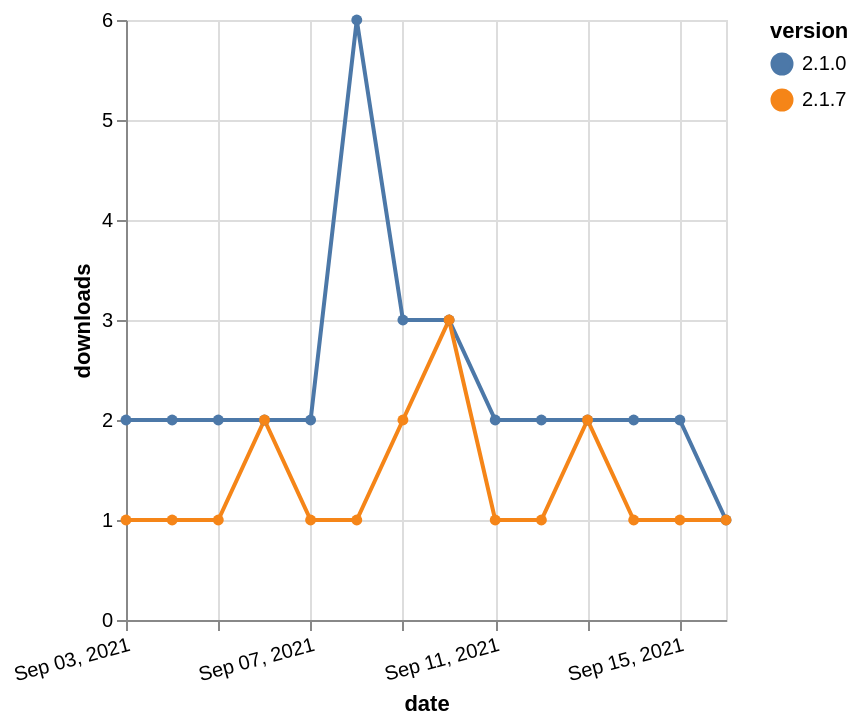

Write the Vega-Lite specification saved for this chart.
### Vega-Lite specification from a JSON file in a GitHub repository (floating-point values rounded to 4 significant figures)
{"$schema": "https://vega.github.io/schema/vega-lite/v5.json", "description": "A simple bar chart with embedded data.", "data": {"values": [{"date": "2021-09-03", "total": 2841, "delta": 2, "version": "2.1.0"}, {"date": "2021-09-04", "total": 2843, "delta": 2, "version": "2.1.0"}, {"date": "2021-09-05", "total": 2845, "delta": 2, "version": "2.1.0"}, {"date": "2021-09-06", "total": 2847, "delta": 2, "version": "2.1.0"}, {"date": "2021-09-07", "total": 2849, "delta": 2, "version": "2.1.0"}, {"date": "2021-09-08", "total": 2855, "delta": 6, "version": "2.1.0"}, {"date": "2021-09-09", "total": 2858, "delta": 3, "version": "2.1.0"}, {"date": "2021-09-10", "total": 2861, "delta": 3, "version": "2.1.0"}, {"date": "2021-09-11", "total": 2863, "delta": 2, "version": "2.1.0"}, {"date": "2021-09-12", "total": 2865, "delta": 2, "version": "2.1.0"}, {"date": "2021-09-13", "total": 2867, "delta": 2, "version": "2.1.0"}, {"date": "2021-09-14", "total": 2869, "delta": 2, "version": "2.1.0"}, {"date": "2021-09-15", "total": 2871, "delta": 2, "version": "2.1.0"}, {"date": "2021-09-16", "total": 2872, "delta": 1, "version": "2.1.0"}, {"date": "2021-09-03", "total": 295, "delta": 1, "version": "2.1.7"}, {"date": "2021-09-04", "total": 296, "delta": 1, "version": "2.1.7"}, {"date": "2021-09-05", "total": 297, "delta": 1, "version": "2.1.7"}, {"date": "2021-09-06", "total": 299, "delta": 2, "version": "2.1.7"}, {"date": "2021-09-07", "total": 300, "delta": 1, "version": "2.1.7"}, {"date": "2021-09-08", "total": 301, "delta": 1, "version": "2.1.7"}, {"date": "2021-09-09", "total": 303, "delta": 2, "version": "2.1.7"}, {"date": "2021-09-10", "total": 306, "delta": 3, "version": "2.1.7"}, {"date": "2021-09-11", "total": 307, "delta": 1, "version": "2.1.7"}, {"date": "2021-09-12", "total": 308, "delta": 1, "version": "2.1.7"}, {"date": "2021-09-13", "total": 310, "delta": 2, "version": "2.1.7"}, {"date": "2021-09-14", "total": 311, "delta": 1, "version": "2.1.7"}, {"date": "2021-09-15", "total": 312, "delta": 1, "version": "2.1.7"}, {"date": "2021-09-16", "total": 313, "delta": 1, "version": "2.1.7"}]}, "width": "container", "mark": {"type": "line", "point": {"filled": true}}, "encoding": {"x": {"field": "date", "type": "temporal", "timeUnit": "yearmonthdate", "title": "date", "axis": {"labelAngle": -15}}, "y": {"field": "delta", "type": "quantitative", "title": "downloads"}, "color": {"field": "version", "type": "nominal"}, "tooltip": {"field": "delta"}}}
